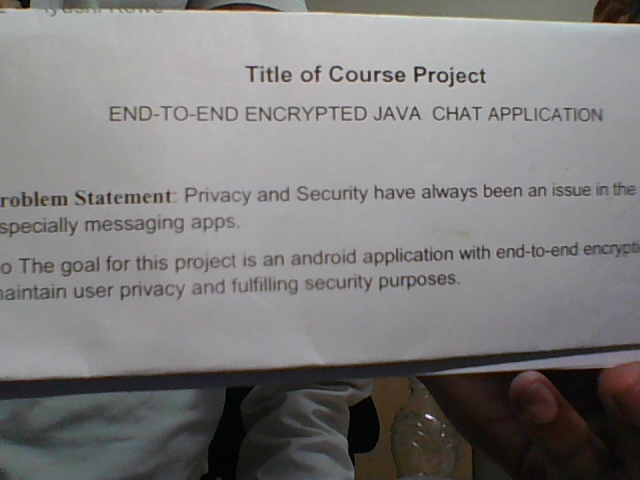
#> input picture opencv_frame.png, 640 x 480 px, given in place of the camera
$ python ss.py
#> lines starting #> are read from the running program, lines starting #| are printed output that depends on the picture; after the words box and inside, x2 and y2 are one past the last pixel; in counts of white or black regions, pixels touching at a corner belong together; pictures that were not available may be replaced by others from this repository, and a replacement may not be noted
# import cv2
# # import imutils
# # from imutils.perspective import four_point_transform
# import cv2
# # import scipy
# import numpy as np
# # from google.colab.patches import cv2_imshow
import cv2
from matplotlib import pyplot as pit
import numpy as np
# import imutils
import cv2
import os


cam=cv2.VideoCapture(1)
cv2.namedWindow("Pythom webcam Screen App")
img_counter=0
WIDTH = cam.get(cv2.CAP_PROP_FRAME_WIDTH)
HEIGHT = cam.get(cv2.CAP_PROP_FRAME_HEIGHT)

while True:
    ret,fram=cam.read()
#> fram is the input picture: shape (480, 640, 3); mean B, G, R 125.4, 125.4, 127.3
    bbox_size = (200, 40)
    bbox = [(int(WIDTH // 2 - bbox_size[0] // 2), int(HEIGHT // 2 - bbox_size[1] // 2)),
            (int(WIDTH // 2 + bbox_size[0] // 2), int(HEIGHT // 2 + bbox_size[1] // 2))]

    if not ret:
        print("Faliled to grab frame")
    cv2.rectangle(fram,bbox[0],bbox[1],(0,255,0),3)
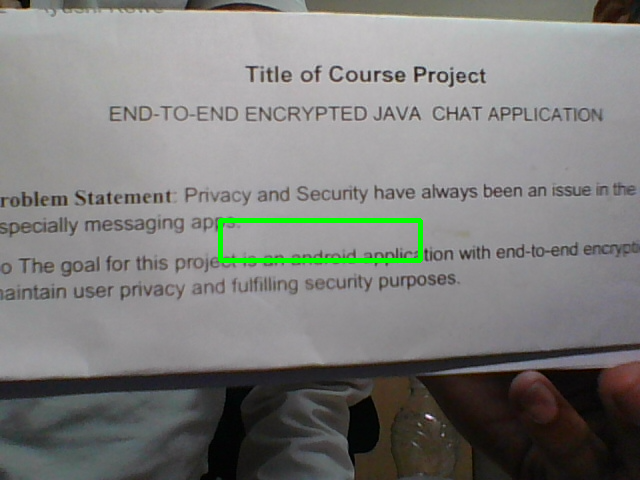
#> fram: shape (480, 640, 3); 0.78% of pixels changed, all inside (x1, y1, x2, y2) = (218, 218, 423, 263)
    cv2.imshow("test",fram)

    k=cv2.waitKey(1)
#> (key Esc is pressed here)

    if k%256==27:
        print("Escape hit,closing the app")
        break
    elif k%256==32:
        img_name="opencv_fram_{}.png".format(img_counter)
        cv2.imwrite(img_name,fram)
        image=cv.imread(img_name,cv2.IMREAD_GRAYSCALE )
        imagePath=os.path.join("C:\\Users\\sahil\\OneDrive\\Desktop\\EDI\\Images", img_name)
        cv2.imwrite(imagePath,image)
        print("screenshot taken")
        img_counter+=1
cam.release()
# cam.destroyAllWindows()


image= cv2.imread("C:\\Users\\sahil\\OneDrive\\Desktop\\EDI\\Images\\opencv_fram_0.png")


height, width= image.shape[:2]
#> height = 480; width = 640


image_gray= cv2.cvtColor(image, cv2.COLOR_BGR2GRAY)
# cv2.imshow("image_gray",cv2.cvtColor(image_gray,cv2.COLOR_BGR2RGB) )
# cv2.waitKey(0)


ROI= np.array([[(12,height),(12,3),(750,0),(750,height)]], dtype= np.int32)


blank= np.zeros_like(image_gray)


region_of_interest= cv2.fillPoly(blank, ROI,255)
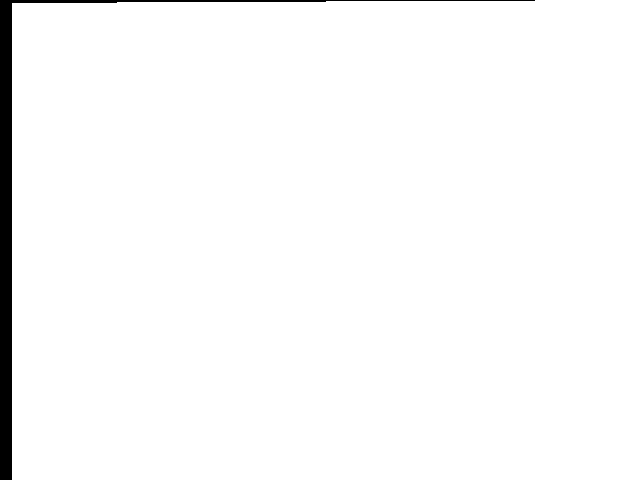
#> blank: shape (480, 640); 97.8% white; 1 black region, box (x1, y1, x2, y2) and area: (0, 0, 535, 480) 6702

region_of_interest_image= cv2.bitwise_and(image_gray, region_of_interest)
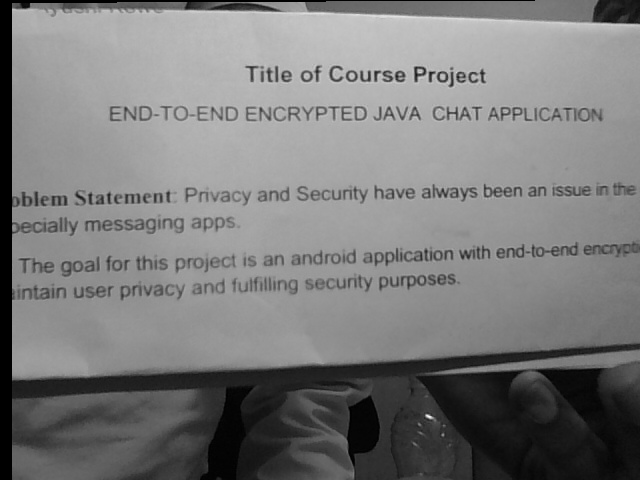
#> region_of_interest_image: shape (480, 640); min 0, max 249, mean 123.3

color=(0,0,255)
thickness=10
start_point=(220,220)
end_point=(410,260)
image=cv2.rectangle(region_of_interest_image,start_point,end_point,color,thickness)

bfilter=cv2.bilateralFilter(image, 11, 17, 17)

edged=cv2.Canny(bfilter,30,200)
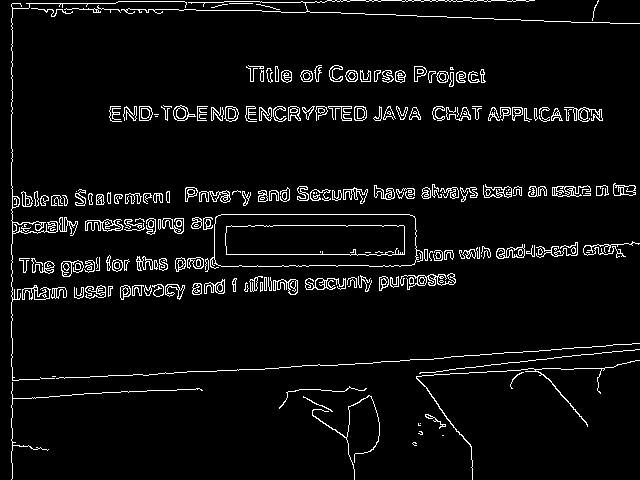
#> edged: shape (480, 640); 5.1% white in thin lines or dots
# cv2.imshow("edged",cv2.cvtColor(edged,cv2.COLOR_BGR2RGB))
# cv2.waitKey(0)
keypoints=cv2.findContours(edged.copy(), cv2.RETR_TREE, cv2.CHAIN_APPROX_SIMPLE)
#> keypoints = 483 contours, 221 with area under 20; largest, box (x1, y1, x2, y2) and area: (210, 214, 423, 269) 10331, (214, 214, 417, 267) 10317, (225, 225, 405, 256) 5150, (225, 225, 405, 256) 5139, (85, 219, 124, 232) 224
#> (the run stopped early here; a loop or call above may not have finished)
